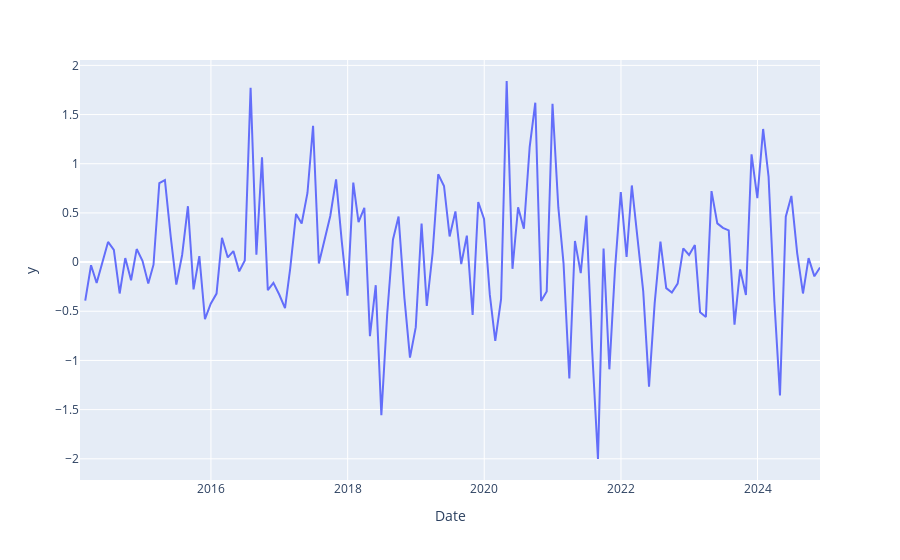

Notebook source saved alongside this figure:
### Code cell
px.line(data_frame=df, x=df.index, y=df["Adj Close"].diff())

### Figure 1 — Plotly figure (JSON) as saved in the notebook; plotly's stock layout.template omitted (floating-point values rounded to 4 significant figures; data arrays with more than 128 entries replaced by an {"elided": "..."} marker saying what was removed)
{"data": [{"hovertemplate": "Date=%{x}<br>y=%{y}<extra></extra>", "legendgroup": "", "line": {"color": "#636efa", "dash": "solid"}, "marker": {"symbol": "circle"}, "mode": "lines", "name": "", "orientation": "v", "showlegend": false, "type": "scatter", "x": {"elided": "131 str values"}, "xaxis": "x", "y": {"elided": "131 float values"}, "yaxis": "y"}], "layout": {"legend": {"tracegroupgap": 0}, "margin": {"t": 60}, "xaxis": {"anchor": "y", "domain": [0, 1], "title": {"text": "Date"}}, "yaxis": {"anchor": "x", "domain": [0, 1], "title": {"text": "y"}}}}
